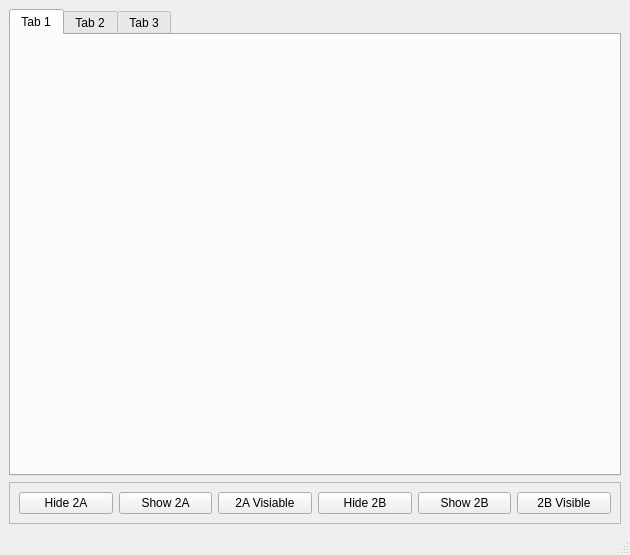
<?xml version="1.0" encoding="UTF-8"?>
<ui version="4.0">
 <class>MainWindow</class>
 <widget class="QMainWindow" name="MainWindow">
  <property name="geometry">
   <rect>
    <x>0</x>
    <y>0</y>
    <width>630</width>
    <height>555</height>
   </rect>
  </property>
  <property name="windowTitle">
   <string>MainWindow</string>
  </property>
  <widget class="QWidget" name="centralwidget">
   <layout class="QGridLayout" name="gridLayout">
    <item row="0" column="0">
     <widget class="QTabWidget" name="tabWidget">
      <property name="currentIndex">
       <number>0</number>
      </property>
      <widget class="QWidget" name="tab">
       <attribute name="title">
        <string>Tab 1</string>
       </attribute>
      </widget>
      <widget class="QWidget" name="tab_2">
       <attribute name="title">
        <string>Tab 2</string>
       </attribute>
      </widget>
      <widget class="QWidget" name="tab_3">
       <attribute name="title">
        <string>Tab 3</string>
       </attribute>
       <layout class="QVBoxLayout" name="verticalLayout">
        <item>
         <widget class="QTabWidget" name="tabWidget_2">
          <property name="currentIndex">
           <number>0</number>
          </property>
          <widget class="QWidget" name="tab_4">
           <attribute name="title">
            <string>Tab 1B</string>
           </attribute>
          </widget>
          <widget class="QWidget" name="tab_5">
           <attribute name="title">
            <string>Tab 2B</string>
           </attribute>
          </widget>
          <widget class="QWidget" name="tab_6">
           <attribute name="title">
            <string>Tab3B</string>
           </attribute>
          </widget>
         </widget>
        </item>
       </layout>
      </widget>
     </widget>
    </item>
    <item row="1" column="0">
     <widget class="QFrame" name="frame">
      <property name="frameShape">
       <enum>QFrame::StyledPanel</enum>
      </property>
      <property name="frameShadow">
       <enum>QFrame::Raised</enum>
      </property>
      <layout class="QGridLayout" name="gridLayout_2">
       <item row="0" column="2">
        <widget class="QPushButton" name="pushButton_3">
         <property name="text">
          <string>2A Visiable</string>
         </property>
        </widget>
       </item>
       <item row="0" column="3">
        <widget class="QPushButton" name="pushButton_4">
         <property name="text">
          <string>Hide 2B</string>
         </property>
        </widget>
       </item>
       <item row="0" column="1">
        <widget class="QPushButton" name="pushButton_2">
         <property name="text">
          <string>Show 2A</string>
         </property>
        </widget>
       </item>
       <item row="0" column="0">
        <widget class="QPushButton" name="pushButton_1">
         <property name="text">
          <string>Hide 2A</string>
         </property>
        </widget>
       </item>
       <item row="0" column="5">
        <widget class="QPushButton" name="pushButton_6">
         <property name="text">
          <string>2B Visible</string>
         </property>
        </widget>
       </item>
       <item row="0" column="4">
        <widget class="QPushButton" name="pushButton_5">
         <property name="text">
          <string>Show 2B</string>
         </property>
        </widget>
       </item>
      </layout>
     </widget>
    </item>
   </layout>
  </widget>
  <widget class="QMenuBar" name="menubar">
   <property name="geometry">
    <rect>
     <x>0</x>
     <y>0</y>
     <width>630</width>
     <height>24</height>
    </rect>
   </property>
  </widget>
  <widget class="QStatusBar" name="statusbar"/>
 </widget>
 <resources/>
 <connections/>
</ui>
